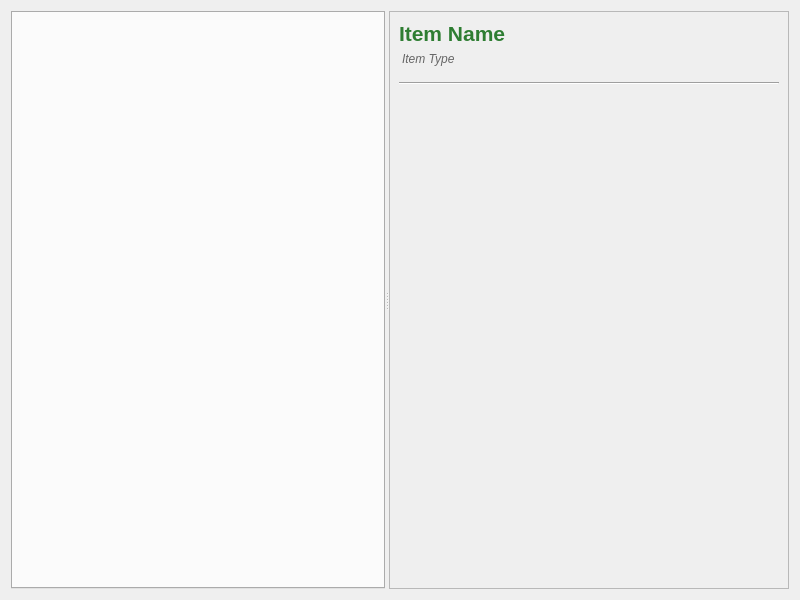
<?xml version="1.0" encoding="UTF-8"?>
<ui version="4.0">
 <class>ItemDetailTab</class>
 <widget class="QWidget" name="ItemDetailTab">
  <property name="geometry">
   <rect>
    <x>0</x>
    <y>0</y>
    <width>800</width>
    <height>600</height>
   </rect>
  </property>
  <property name="windowTitle">
   <string>Form</string>
  </property>
  <layout class="QHBoxLayout" name="mainLayout">
   <item>
    <widget class="QSplitter" name="mainSplitter">
     <property name="orientation">
      <enum>Qt::Horizontal</enum>
     </property>
     <widget class="QTabWidget" name="subTabWidget">
      <property name="sizePolicy">
       <sizepolicy hsizetype="Expanding" vsizetype="Expanding">
        <horstretch>3</horstretch>
        <verstretch>0</verstretch>
       </sizepolicy>
      </property>
      <property name="currentIndex">
       <number>-1</number>
      </property>
     </widget>
     <widget class="QScrollArea" name="infoScrollArea">
      <property name="sizePolicy">
       <sizepolicy hsizetype="Preferred" vsizetype="Expanding">
        <horstretch>1</horstretch>
        <verstretch>0</verstretch>
       </sizepolicy>
      </property>
      <property name="minimumSize">
       <size>
        <width>300</width>
        <height>0</height>
       </size>
      </property>
      <property name="maximumSize">
       <size>
        <width>400</width>
        <height>16777215</height>
       </size>
      </property>
      <property name="widgetResizable">
       <bool>true</bool>
      </property>
      <widget class="QWidget" name="infoWidget">
       <property name="geometry">
        <rect>
         <x>0</x>
         <y>0</y>
         <width>396</width>
         <height>596</height>
        </rect>
       </property>
       <layout class="QVBoxLayout" name="infoLayout">
        <item>
         <widget class="QLabel" name="nameLabel">
          <property name="font">
           <font>
            <pointsize>16</pointsize>
            <weight>75</weight>
            <bold>true</bold>
           </font>
          </property>
          <property name="styleSheet">
           <string notr="true">color: #2e7d32;</string>
          </property>
          <property name="text">
           <string>Item Name</string>
          </property>
          <property name="wordWrap">
           <bool>true</bool>
          </property>
         </widget>
        </item>
        <item>
         <widget class="QLabel" name="typeLabel">
          <property name="font">
           <font>
            <italic>true</italic>
           </font>
          </property>
          <property name="styleSheet">
           <string notr="true">color: #666; margin-bottom: 10px;</string>
          </property>
          <property name="text">
           <string>Item Type</string>
          </property>
         </widget>
        </item>
        <item>
         <widget class="Line" name="separator1">
          <property name="styleSheet">
           <string notr="true">color: #ccc;</string>
          </property>
          <property name="orientation">
           <enum>Qt::Horizontal</enum>
          </property>         </widget>        </item>        <item>
         <layout class="QVBoxLayout" name="infoContentLayout">
          <property name="spacing">
           <number>3</number>
          </property>
          <property name="leftMargin">
           <number>0</number>
          </property>
          <property name="topMargin">
           <number>0</number>
          </property>
          <property name="rightMargin">
           <number>0</number>
          </property>
          <property name="bottomMargin">
           <number>0</number>
          </property>
         </layout></item>
        <item>
         <spacer name="verticalSpacer">
          <property name="orientation">
           <enum>Qt::Vertical</enum>
          </property>
          <property name="sizeHint" stdset="0">
           <size>
            <width>20</width>
            <height>40</height>
           </size>
          </property>
         </spacer>
        </item>
       </layout>
      </widget>
     </widget>
    </widget>
   </item>
  </layout>
 </widget>
 <resources/>
 <connections/>
</ui>
